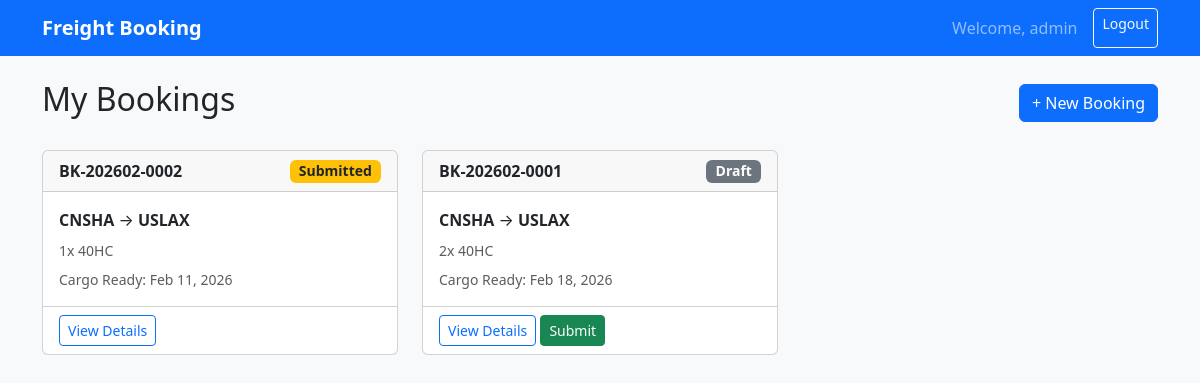
The app's page / (signed in) with its own data.
### bookings/models.py (models this page shows, shortened)
class Booking(models.Model):
    STATUS_CHOICES = [
        ('DRAFT', 'Draft'),
        ('SUBMITTED', 'Submitted'),
        ('CONFIRMED', 'Confirmed'),
        ('CANCELLED', 'Cancelled'),
    ]
    booking_number = models.CharField(max_length=20, unique=True, editable=False)
    customer = models.ForeignKey(Customer, on_delete=models.PROTECT)
    created_by = models.ForeignKey(User, on_delete=models.PROTECT)
    origin_port = models.ForeignKey(Port, on_delete=models.PROTECT, related_name='origin_bookings')
    destination_port = models.ForeignKey(Port, on_delete=models.PROTECT, related_name='destination_bookings')
    cargo_ready_date = models.DateField()
    container_type = models.ForeignKey(ContainerType, on_delete=models.PROTECT)
    container_count = models.PositiveIntegerField(default=1)
    status = models.CharField(max_length=20, choices=STATUS_CHOICES, default='DRAFT')
    special_instructions = models.TextField(blank=True)
    carrier_name = models.CharField(max_length=100, blank=True)
    vessel_name = models.CharField(max_length=100, blank=True)
    voyage_number = models.CharField(max_length=50, blank=True)
    etd = models.DateField(null=True, blank=True, verbose_name="ETD")
    eta = models.DateField(null=True, blank=True, verbose_name="ETA")
    submitted_at = models.DateTimeField(null=True, blank=True)
    confirmed_at = models.DateTimeField(null=True, blank=True)
    created_at = models.DateTimeField(auto_now_add=True)
    updated_at = models.DateTimeField(auto_now=True)
    class Meta:
        ordering = ['-created_at']

class Port(models.Model):
    code = models.CharField(max_length=10, unique=True)  # UN/LOCODE
    name = models.CharField(max_length=255)
    country = models.CharField(max_length=100)
    is_active = models.BooleanField(default=True)
    class Meta:
        ordering = ['code']

class ContainerType(models.Model):
    code = models.CharField(max_length=10, unique=True)
    name = models.CharField(max_length=50)
    size_ft = models.IntegerField()
    class Meta:
        ordering = ['size_ft', 'code']

### bookings/views.py (the view)
# urls.py: path('', views.booking_list, name='booking_list'),
@login_required
def booking_list(request):
    if hasattr(request.user, 'profile') and request.user.profile.customer:
        bookings = Booking.objects.filter(customer=request.user.profile.customer)
    else:
        bookings = Booking.objects.all()
    return render(request, 'bookings/booking_list.html', {'bookings': bookings})

### templates/bookings/booking_list.html (shortened to what this page needs)
{% extends 'base.html' %}
{% block content %}
<div class="d-flex justify-content-between align-items-center mb-4">
    <h2>My Bookings</h2>
    <a href="{% url 'booking_create' %}" class="btn btn-primary">+ New Booking</a>
</div>
{% if bookings %}
<div class="row">
    {% for booking in bookings %}
    <div class="col-md-6 col-lg-4 mb-4">
        <div class="card card-booking h-100">
            <div class="card-header d-flex justify-content-between align-items-center">
                <strong>{{ booking.booking_number }}</strong>
                <span class="badge
                    {% if booking.status == 'DRAFT' %}bg-secondary
                    {% elif booking.status == 'SUBMITTED' %}bg-warning text-dark
                    {% elif booking.status == 'CONFIRMED' %}bg-success
                    {% else %}bg-danger{% endif %}
                    status-badge">
                    {{ booking.get_status_display }}
                </span>
            </div>
            <div class="card-body">
                <p class="mb-2">
                    <strong>{{ booking.origin_port.code }}</strong>
                    &rarr;
                    <strong>{{ booking.destination_port.code }}</strong>
                </p>
                <p class="text-muted small mb-2">
                    {{ booking.container_count }}x {{ booking.container_type.code }}
                </p>
                <p class="text-muted small mb-0">
                    Cargo Ready: {{ booking.cargo_ready_date|date:"M d, Y" }}
                </p>
            </div>
            <div class="card-footer bg-transparent">
                <a href="{% url 'booking_detail' booking.id %}" class="btn btn-sm btn-outline-primary">View Details</a>
                {% if booking.status == 'DRAFT' %}
                <a href="{% url 'booking_submit' booking.id %}" class="btn btn-sm btn-success">Submit</a>
                {% endif %}
            </div>
        </div>
    </div>
    {% endfor %}
</div>
{% else %}
<div class="text-center py-5">
    <p class="text-muted mb-3">No bookings yet.</p>
    <a href="{% url 'booking_create' %}" class="btn btn-primary">Create Your First Booking</a>
</div>
{% endif %}
{% endblock %}

### templates/base.html (shortened to what this page needs)
<!DOCTYPE html>
<html lang="en">
<head>
    <link href="https://cdn.jsdelivr.net/npm/bootstrap@5.3.2/dist/css/bootstrap.min.css" rel="stylesheet">
</head>
<body class="bg-light">
    <nav class="navbar navbar-expand-lg navbar-dark bg-primary mb-4">
        <div class="container">
            <a class="navbar-brand" href="/">Freight Booking</a>
            {% if user.is_authenticated %}
            <div class="navbar-nav ms-auto">
                <span class="navbar-text me-3">
                    Welcome, {{ user.username }}
                </span>
                <a class="btn btn-outline-light btn-sm" href="{% url 'logout' %}">Logout</a>
            </div>
            {% endif %}
        </div>
    </nav>
    <div class="container">
        {% block content %}{% endblock %}
    </div>
</body>
</html>

### templates/base.html (style rules this page uses)
.navbar-brand { font-weight: bold; }
.status-badge { font-size: 0.875rem; }
.card-booking { transition: box-shadow 0.2s; }

### records on screen
Booking: booking_number "BK-202602-0002", status "Submitted", origin_port.code "CNSHA", destination_port.code "USLAX", container_count "1", container_type.code "40HC", cargo_ready_date "Feb 11, 2026"
Booking: booking_number "BK-202602-0001", status "Draft", origin_port.code "CNSHA", destination_port.code "USLAX", container_count "2", container_type.code "40HC", cargo_ready_date "Feb 18, 2026", shows "Submit"

### other values on screen
{{ user.username }} "admin"
